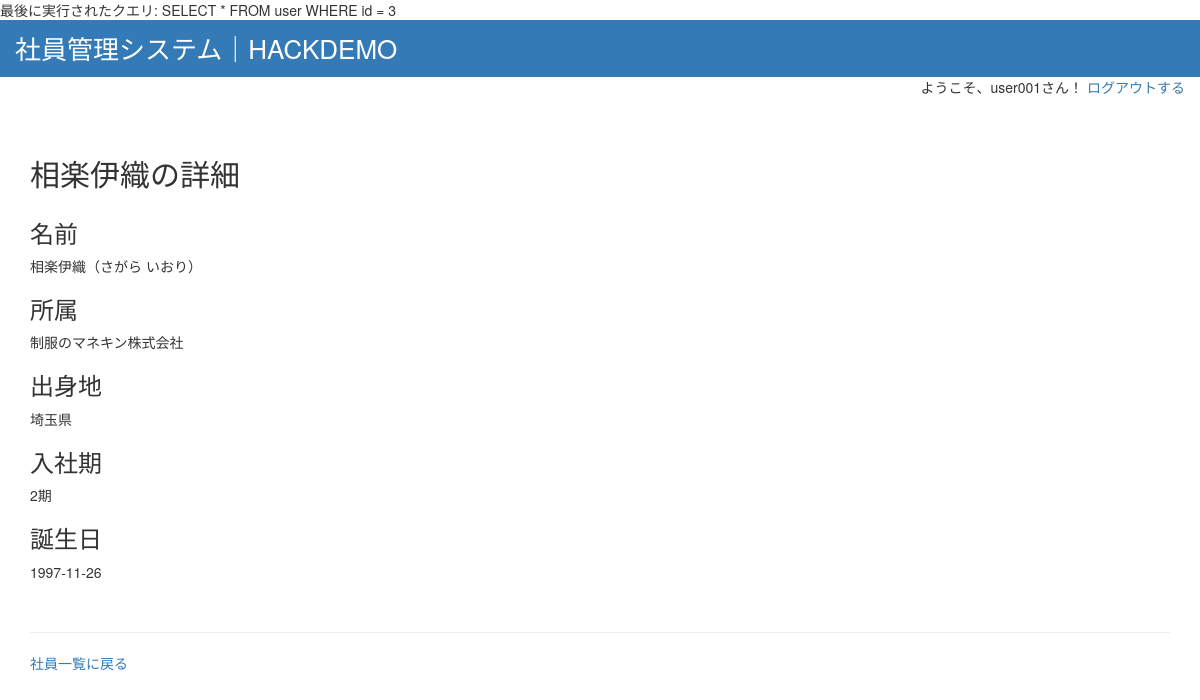
The app's page /show.php?userid=3 (signed in) with its own data.
### tables this page shows
CREATE TABLE IF NOT EXISTS `user` (
  `ID` int(11) NOT NULL AUTO_INCREMENT,
  `name` varchar(255) NOT NULL,
  `hiragana` varchar(255),
  `birthplace` varchar(255),
  `grade` varchar(255),
  `birthday` date,
  `company` varchar(255) NOT NULL,
  PRIMARY KEY (`ID`)
);

### assets/models/users.php (called while the page is built, shortened)
<?php
require_once __DIR__.'/appModel.php';
class Users extends AppModel
{
    public static function get($id)
    {
        $sql = "SELECT * FROM user WHERE id = $id";
        return self::db()->query($sql);
    }
}

### assets/models/appModel.php (called while the page is built)
<?php
class AppModel
{
    protected static function db()
    {
        return new mysqli('localhost', 'root', 'root', 'hackdemo');
    }
}

### show.php (the view, shortened to what this page needs)
<?php
require_once __DIR__ . '/assets/models/users.php';
$userid = filter_input(INPUT_GET, 'userid');
$user = Users::get($userid)->fetch_assoc();
include __DIR__ . '/assets/templates/header.php';
?>
<div class="container">
    <div class="row">
        <div class="col-lg-12">
            <h2><?= $user['name'] ?>の詳細</h2>
        </div>
        <div class="col-lg-12 mb-30">
            <h3>名前</h3>
            <p><?= $user['name'] . "（" . $user['hiragana'] . "）"; ?></p>
            <h3>所属</h3>
            <?= $user['company']; ?>
            <h3>出身地</h3>
            <?= $user['birthplace']; ?>
            <h3>入社期</h3>
            <?= $user['grade']; ?>
            <h3>誕生日</h3>
            <?= $user['birthday']; ?>
        </div>
        <div class="col-lg-12">
            <hr>
            <a href="index.php">社員一覧に戻る</a>
        </div>
    </div>
</div>

### assets/styles/style.css (style rules this page uses)
.mb-30 { margin-bottom: 30px; }

### records on screen
user: name "相楽伊織", hiragana "さがら いおり", company "制服のマネキン株式会社", birthplace "埼玉県", grade "2期", birthday "1997-11-26"

### other values on screen
$_SESSION['latest_sql'] "SELECT * FROM user WHERE id = 3"
$_SESSION['username'] "user001"
